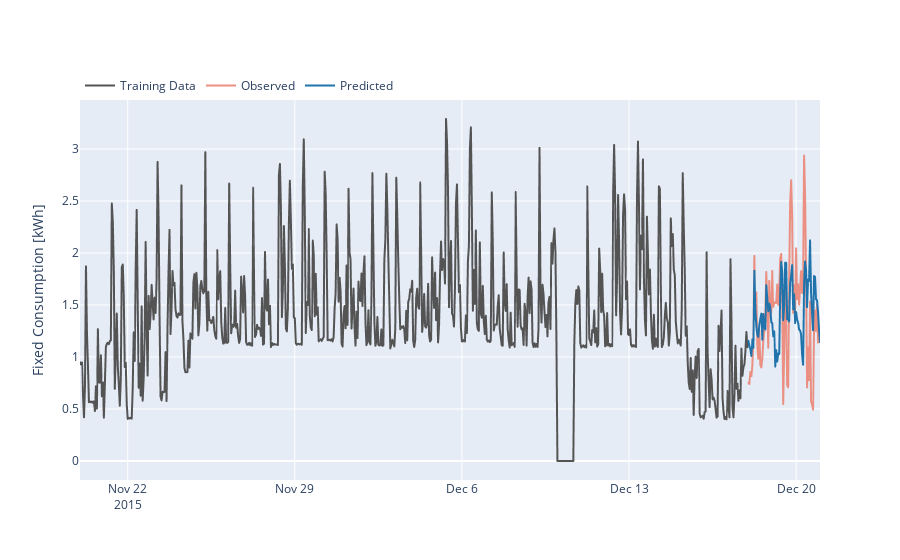

Notebook source saved alongside this figure:
### Code cell
fig = go.Figure(go.Scattergl(
    x=test[start_train: end_train].index,
    y=test['Consumed Energy'][start_train: end_train],
    name="Training Data",
    line=dict(color='rgb(84, 84, 84)')
))

fig.add_trace(go.Scattergl(
    x=test[start_test: end_test].index,
    y=test['Consumed Energy'][start_test: end_test],
    name="Observed",
    line=dict(color='rgb(234,143,129)')
))

fig.add_trace(go.Scattergl(
    x=predictions.index,
    y=predictions["predicted_mean"],
    name="Predicted",
    line=dict(color='rgb(32,115,171)')
))

fig.update_yaxes(title="Fixed Consumption [kWh]")
fig.update_layout(template="plotly",
                  legend=dict(orientation="h",
                              yanchor="bottom",
                              y=1,
                              xanchor="left",
                              x=0))

fig.write_html("ARIMA_figs/best_consumption_arima_NEW.html")
fig.show()
